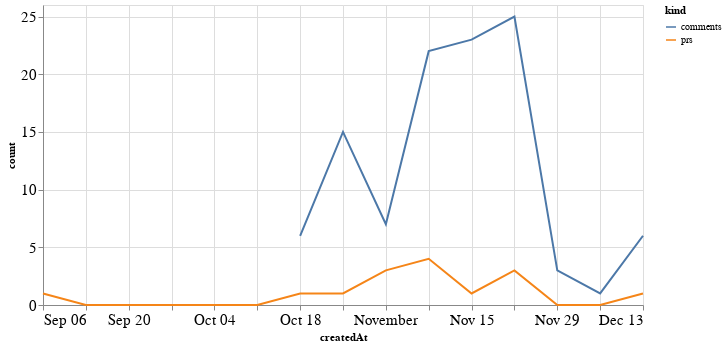

This figure's notebook cell:
### Code cell
alt.Chart(total_time, width=600).mark_line().encode(
    x='createdAt',
    y='count',
    color='kind'
)

### Figure 1 — Vega-Lite specification as saved in the notebook (floating-point values rounded to 4 significant figures)
{"config": {"axisLeft": {"labelFontSize": 15}, "axisBottom": {"labelFontSize": 15}}, "data": {"name": "data-8aab182b820080051cc20f8d137d3169"}, "mark": "line", "encoding": {"color": {"type": "nominal", "field": "kind"}, "x": {"type": "temporal", "field": "createdAt"}, "y": {"type": "quantitative", "field": "count"}}, "width": 600, "$schema": "https://vega.github.io/schema/vega-lite/v4.8.1.json", "datasets": {"data-8aab182b820080051cc20f8d137d3169": [{"createdAt": "2020-09-06T00:00:00", "kind": "prs", "count": 1.0}, {"createdAt": "2020-09-13T00:00:00", "kind": "prs", "count": 0.0}, {"createdAt": "2020-09-20T00:00:00", "kind": "prs", "count": 0.0}, {"createdAt": "2020-09-27T00:00:00", "kind": "prs", "count": 0.0}, {"createdAt": "2020-10-04T00:00:00", "kind": "prs", "count": 0.0}, {"createdAt": "2020-10-11T00:00:00", "kind": "prs", "count": 0.0}, {"createdAt": "2020-10-18T00:00:00", "kind": "prs", "count": 1.0}, {"createdAt": "2020-10-25T00:00:00", "kind": "prs", "count": 1.0}, {"createdAt": "2020-11-01T00:00:00", "kind": "prs", "count": 3.0}, {"createdAt": "2020-11-08T00:00:00", "kind": "prs", "count": 4.0}, {"createdAt": "2020-11-15T00:00:00", "kind": "prs", "count": 1.0}, {"createdAt": "2020-11-22T00:00:00", "kind": "prs", "count": 3.0}, {"createdAt": "2020-11-29T00:00:00", "kind": "prs", "count": 0.0}, {"createdAt": "2020-12-06T00:00:00", "kind": "prs", "count": 0.0}, {"createdAt": "2020-12-13T00:00:00", "kind": "prs", "count": 1.0}, {"createdAt": "2020-09-06T00:00:00", "kind": "comments", "count": null}, {"createdAt": "2020-09-13T00:00:00", "kind": "comments", "count": null}, {"createdAt": "2020-09-20T00:00:00", "kind": "comments", "count": null}, {"createdAt": "2020-09-27T00:00:00", "kind": "comments", "count": null}, {"createdAt": "2020-10-04T00:00:00", "kind": "comments", "count": null}, {"createdAt": "2020-10-11T00:00:00", "kind": "comments", "count": null}, {"createdAt": "2020-10-18T00:00:00", "kind": "comments", "count": 6.0}, {"createdAt": "2020-10-25T00:00:00", "kind": "comments", "count": 15.0}, {"createdAt": "2020-11-01T00:00:00", "kind": "comments", "count": 7.0}, {"createdAt": "2020-11-08T00:00:00", "kind": "comments", "count": 22.0}, {"createdAt": "2020-11-15T00:00:00", "kind": "comments", "count": 23.0}, {"createdAt": "2020-11-22T00:00:00", "kind": "comments", "count": 25.0}, {"createdAt": "2020-11-29T00:00:00", "kind": "comments", "count": 3.0}, {"createdAt": "2020-12-06T00:00:00", "kind": "comments", "count": 1.0}, {"createdAt": "2020-12-13T00:00:00", "kind": "comments", "count": 6.0}]}}
